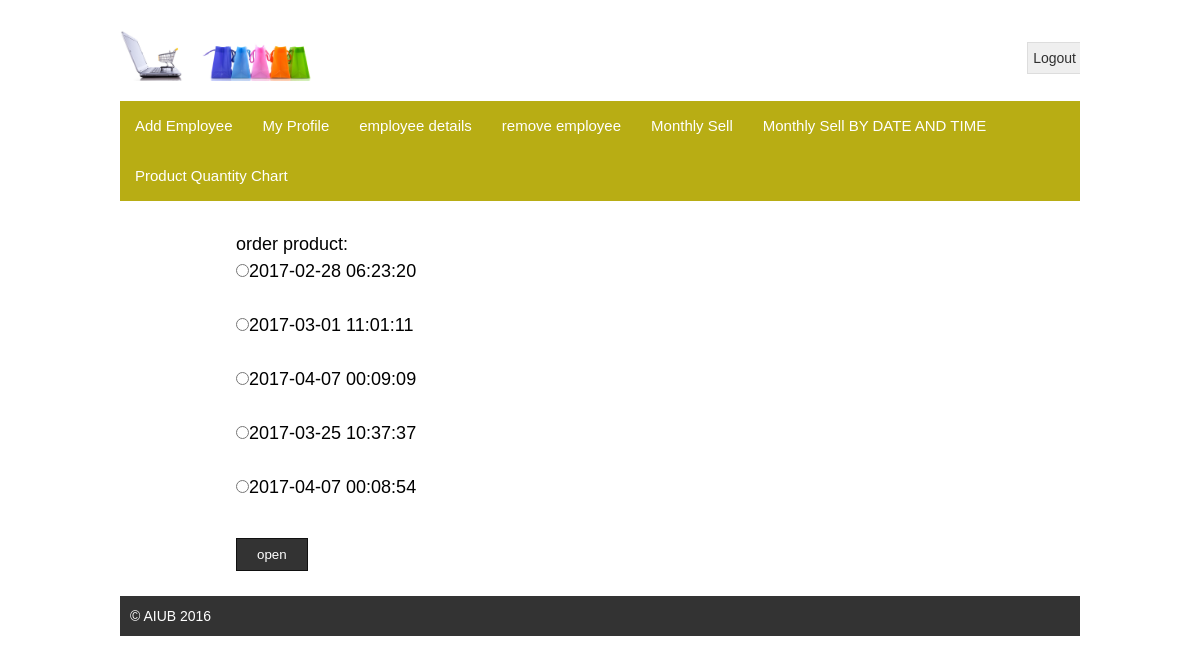
The page /sp1_3/tran.php (signed in) on the database its author committed.
### tables this page shows
CREATE TABLE `payment` (
  `id` int(6) UNSIGNED NOT NULL,
  `userid` varchar(100) NOT NULL,
  `location` varchar(100) NOT NULL,
  `phonenumber` int(24) NOT NULL,
  `email` varchar(24) NOT NULL,
  `days` int(24) NOT NULL,
  `productid` int(6) NOT NULL,
  `quantity` int(20) NOT NULL,
  `productname` varchar(24) NOT NULL,
  `accountspay` int(24) NOT NULL,
  `accountrec` int(100) NOT NULL,
  `emp` varchar(24) NOT NULL,
  `signup_date` timestamp NOT NULL DEFAULT CURRENT_TIMESTAMP ON UPDATE CURRENT_TIMESTAMP
);

### sp1_3/tran.php (the view, shortened to what this page needs)
<!DOCTYPE html>
<html>
<head>
	<link rel="stylesheet" type="text/css" href="style.css">
</head>
<form action="tran1.php" method="post">
			<body>
	<div class="signup">
		<?php require 'template/header1.php'; ?>
		<?php require 'template/menu1.php'; ?>
<div class="maincontent">
			<div class="content">
<?php
$track1="";
$track2="";
$conn = mysqli_connect("localhost", "root", "","sp1");
$sq2 = "SELECT * FROM payment";
$result = mysqli_query($conn, $sq2)or die(mysqli_error());
echo "order product:"."</br>";
if (mysqli_num_rows($result) > 0) {
    while($row = mysqli_fetch_assoc($result)) {
		if($row["accountrec"]!=0){
		$track=$row["signup_date"];
		$datearr=explode(" ",$track);
$c=$datearr[0];
$datearr2=explode("-",$c);
		if(($datearr2[0]!=$track2)&&($datearr2[1]==$track1)){
				echo '<input type="radio" name="e1" value="'.$datearr[0].'">'.$row["signup_date"]."</br>"."</br>";
			$track1=$datearr2[1];
			$track2=$datearr2[0];
		}
		else if($datearr2[1] !=$track1){
				echo '<input type="radio" name="e1" value="'.$datearr[0].'">'.$row["signup_date"]."</br>"."</br>";
			$track1=$datearr2[1];
			$track2=$datearr2[0];
		}
	   }
}
}
?>
<input type="submit" value="open">
</div>
</div>
		<div class="footer">
			<p>&copy; AIUB 2016</p>
		</div>
	</div>
</body>
</html>

### sp1_3/style.css (style rules this page uses)
* { margin: 0;padding: 0 }
body { font-family: arial; font-size: 14px; line-height: 20px; color: #000; }
.signup { width:960px; margin: 30px auto; display: block; overflow: hidden; }
.maincontent { overflow: hidden; margin-top: 30px; }
.content { float: right; width: 700px; margin-right:15%; line-height: 1.5; font-size:18px; }
.content input[type=submit] { padding: 8px 20px; background-color: #333; border: 1px solid #111; color: #fff; cursor: pointer; margin-top: 10px; }
.footer { background:#333; color: #fff; margin-top: 25px; padding: 10px; }

### rows shown on the page
payment: signup_date "2017-02-28 06:23:20"
payment: signup_date "2017-03-01 11:01:11"
payment: signup_date "2017-04-07 00:09:09"
payment: signup_date "2017-03-25 10:37:37"
payment: signup_date "2017-04-07 00:08:54"
